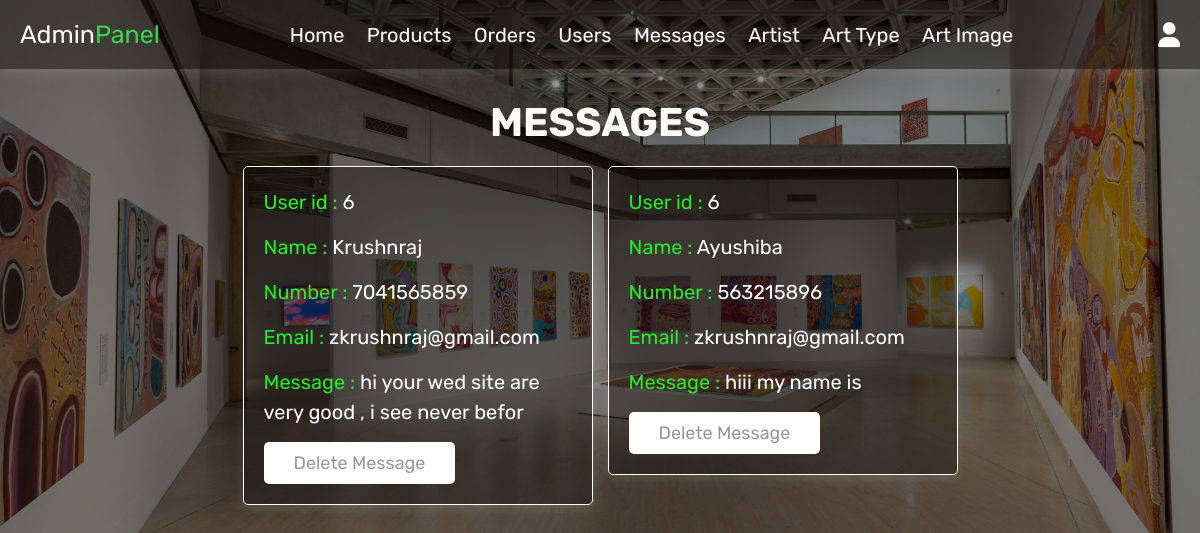
Screenshot of /admin_contacts.php (signed in) with the database file from the repository.
### tables this page shows
CREATE TABLE `message` (
  `id` int(10) NOT NULL,
  `user_id` int(10) NOT NULL,
  `name` varchar(15) NOT NULL,
  `email` varchar(30) NOT NULL,
  `number` varchar(12) NOT NULL,
  `message` varchar(50) NOT NULL
);

### admin_contacts.php (the view, shortened to what this page needs)
<?php
include 'config.php';
?>
<!DOCTYPE html>
<html lang="en">
<head>
   <link rel="stylesheet" href="https://cdnjs.cloudflare.com/ajax/libs/font-awesome/6.0.0/css/all.min.css">
   <link rel="stylesheet" href="css/admin_style.css">
</head>
<body>
<?php include 'admin_header.php'; ?>
<section class="messages">
   <h1 class="title"> Messages </h1>
   <div class="box-container">
   <?php
      $select_message = mysqli_query($conn, "SELECT * FROM `message`") or die('query failed');
      if(mysqli_num_rows($select_message) > 0){
         while($fetch_message = mysqli_fetch_assoc($select_message)){
   ?>
   <div class="box">
      <p> User id : <span><?php echo $fetch_message['user_id']; ?></span> </p>
      <p> Name : <span><?php echo $fetch_message['name']; ?></span> </p>
      <p> Number : <span><?php echo $fetch_message['number']; ?></span> </p>
      <p> Email : <span><?php echo $fetch_message['email']; ?></span> </p>
      <p> Message : <span><?php echo $fetch_message['message']; ?></span> </p>
      <a href="admin_contacts.php?delete=<?php echo $fetch_message['id']; ?>" onclick="return confirm('delete this message?');" class="delete-btn">Delete Message</a>
   </div>
   <?php
      };
   }else{
      echo '<p class="empty">You Have No Messages!</p>';
   }
   ?>
   </div>
</section>
</body>
</html>

### css/admin_style.css (style rules this page uses)
:root { --purple:#010101; --red:#e5f017; --orange:#fbfcf3; --black:#fffafa; --white:#14120f70; --light-color:#f0e0e0; --light-white:#cccccc; --light-bg:#fffafa; --border:.1rem solid var(--black); --box-shadow:0 .5rem 1rem rgba(255, 255, 255, 0.1); }
* { font-family: 'Rubik', sans-serif; margin:0; padding:0; box-sizing: border-box; outline: none; border:none; text-decoration: none; transition:all .2s linear; }
html { font-size: 62.5%; overflow-x: hidden; }
body { background-image:linear-gradient(to right,rgba(0, 0, 0, 0.43),rgba(0, 0, 0, 0.437)),url(../images/18.jpg); background-position: center; background-size: cover; }
section { padding:3rem 2rem; }
.title { text-align: center; margin-bottom: 2rem; text-transform: uppercase; color:var(--black); font-size: 4rem; }
.btn, .option-btn, .delete-btn, .white-btn { display: inline-block; margin-top: 1rem; padding:1rem 3rem; cursor: pointer; color:var(--white); font-size: 1.8rem; border-radius: .5rem; text-transform: capitalize; }
.delete-btn { background-color: white; }
.messages .box-container { display: grid; grid-template-columns: repeat(auto-fit, 35rem); justify-content: center; gap:1.5rem; max-width: 1200px; margin:0 auto; align-items: flex-start; }
.messages .box-container .box { background-color: var(--white); padding:2rem; border:var(--border); box-shadow: var(--box-shadow); border-radius: .5rem; }
.messages .box-container .box p { padding-bottom: 1.5rem; font-size: 2rem; color:#27ec28;; line-height: 1.5; }
.messages .box-container .box p span { color:white; }
.messages .box-container .box .delete-btn { margin-top: 0; }

### rows the page displays
message: user "6", name "Krushnraj", number "7041565859", email "zkrushnraj@gmail.com", message "hi your wed site are very good , i see never befor"
message: user "6", name "Ayushiba", number "563215896", email "zkrushnraj@gmail.com", message "hiii my name is"
